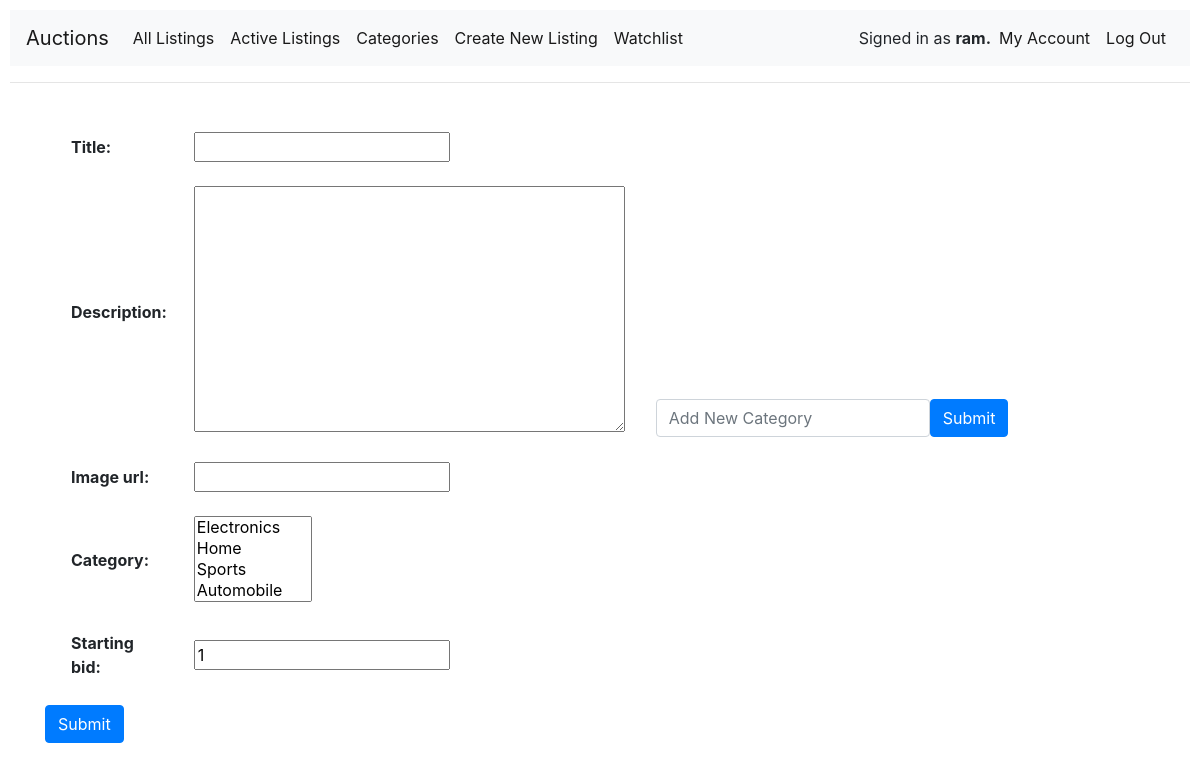
/newlisting (signed in), run on the app's committed database.
### auctions/models.py (models this page shows, shortened)
class User(AbstractUser):
    location = models.CharField(max_length=30, blank=True)
    birth_date = models.DateField(null=True, blank=True)

class Category(models.Model):
    category = models.CharField(max_length=20)
    def __str__(self):
        return f"{self.category}"

### auctions/views.py (the view)
# urls.py: path("newlisting", views.newlisting, name="newlisting"),
@login_required
def newlisting(request):
    if request.method == "POST":
        form = Listingform(request.POST)
        if form.is_valid():
            newlisting = form.save(commit=False)
            newlisting.seller = request.user
            newlisting.save()
            form.save_m2m()
            return HttpResponseRedirect(reverse("listing",args=(newlisting.title,)))
        else:
            return render(request, "auctions/newlisting.html",{
            "form": form
            })
    else:
        form = Listingform()
        return render(request, "auctions/newlisting.html",{
            "form": form
    })

### auctions/views.py
class Listingform(ModelForm):
    class Meta:
        model = Listing
        exclude = ['seller','winner']

### auctions/templates/auctions/newlisting.html (shortened to what this page needs)
{% extends "auctions/layout.html" %}
{% block body %}
    <div class="row">
        <form class="newlisting col" action="{% url 'newlisting' %}" method="post">
                <table>
                    <tbody>
                        {{ form.as_table }}
                    </tbody>
                </table>
                <input class="btn btn-primary" type="submit" value="Submit">
        </form>
        <form class="col form-inline form-group" action="{% url 'newcategory' %}" method="post">
            <input class="form-control" type="text" name="newcategory" placeholder="Add New Category" required>
            <button class="btn btn-primary"> Submit </button>
        </form>
    </div>
{% endblock %}

### auctions/templates/auctions/layout.html (shortened to what this page needs)
{% load static %}
<!DOCTYPE html>
<html lang="en">
    <head>
        <link rel="stylesheet" href="https://stackpath.bootstrapcdn.com/bootstrap/4.4.1/css/bootstrap.min.css">
        <link href="{% static 'auctions/styles.css' %}" rel="stylesheet">
    </head>
    <body>
      <nav class="navbar navbar-light navbar-expand-lg bg-light">
        <a class="navbar-brand" href="{% url 'index' %}">Auctions</a>
          <div class="collapse navbar-collapse" id="navbarNav">
            <div class="navbar-nav">
              <a class="nav-item nav-link active" href="{% url 'all_listings' %}">All Listings</a>
              <a class="nav-item nav-link active" href="{% url 'index' %}">Active Listings</a>
              <a class="nav-item nav-link active" href="{% url 'categories' %}">Categories</a>
                {% if user.is_authenticated %}
                  <a class="nav-item nav-link active" href="{% url 'newlisting' %}">Create New Listing</a>
                  <a class="nav-item nav-link active" href="{% url 'watchlist' %}">Watchlist</a>
                {% else %}
                  <a class="nav-item nav-link active" href="{% url 'login' %}">Log In</a>
                  <a class="nav-item nav-link active" href="{% url 'register' %}">Register</a>
                {% endif %}
            </div>
            <div class="navbar-nav form-inline ml-auto">
              {% if user.is_authenticated %}
                  <span> Signed in as <strong>{{ user.username }}.</strong></span>
                  <a class="nav-link active" href="{% url 'useraccount' %}">My Account</a>
                  <a class="nav-link active" href="{% url 'logout' %}">Log Out</a>
              {% else %}
                  <span> Not signed in. </span>
              {% endif %}
            </div>
          </div>
      </nav>
        <hr>
        {% block body %}
        {% endblock %}
    </body>
</html>

### auctions/static/auctions/styles.css (style rules this page uses)
body { padding: 10px; }
.row { padding: 10px; margin: 10px; }
.newlisting label { margin: 25px; }

### data on the page
User: username "ram"
Category: category "Electronics / Home / Sports / Automobile"
